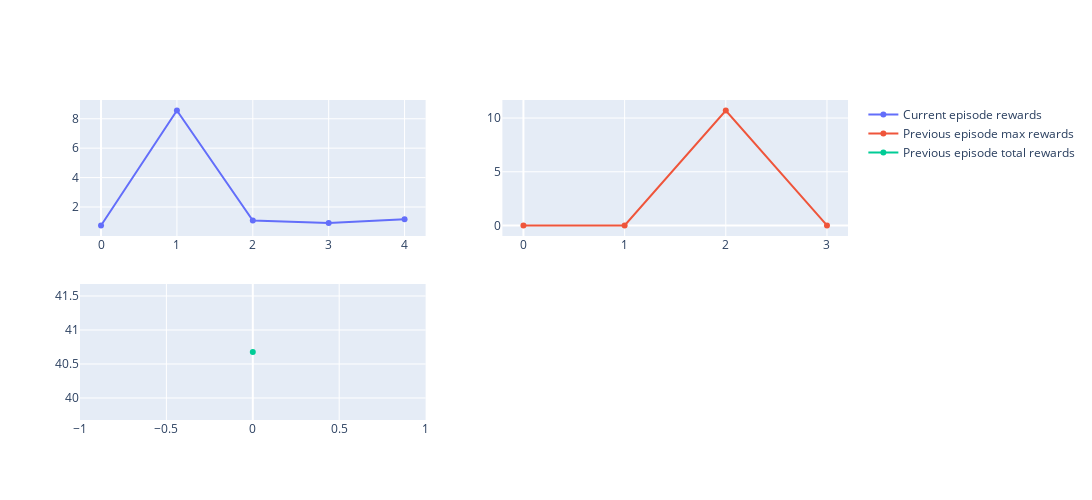
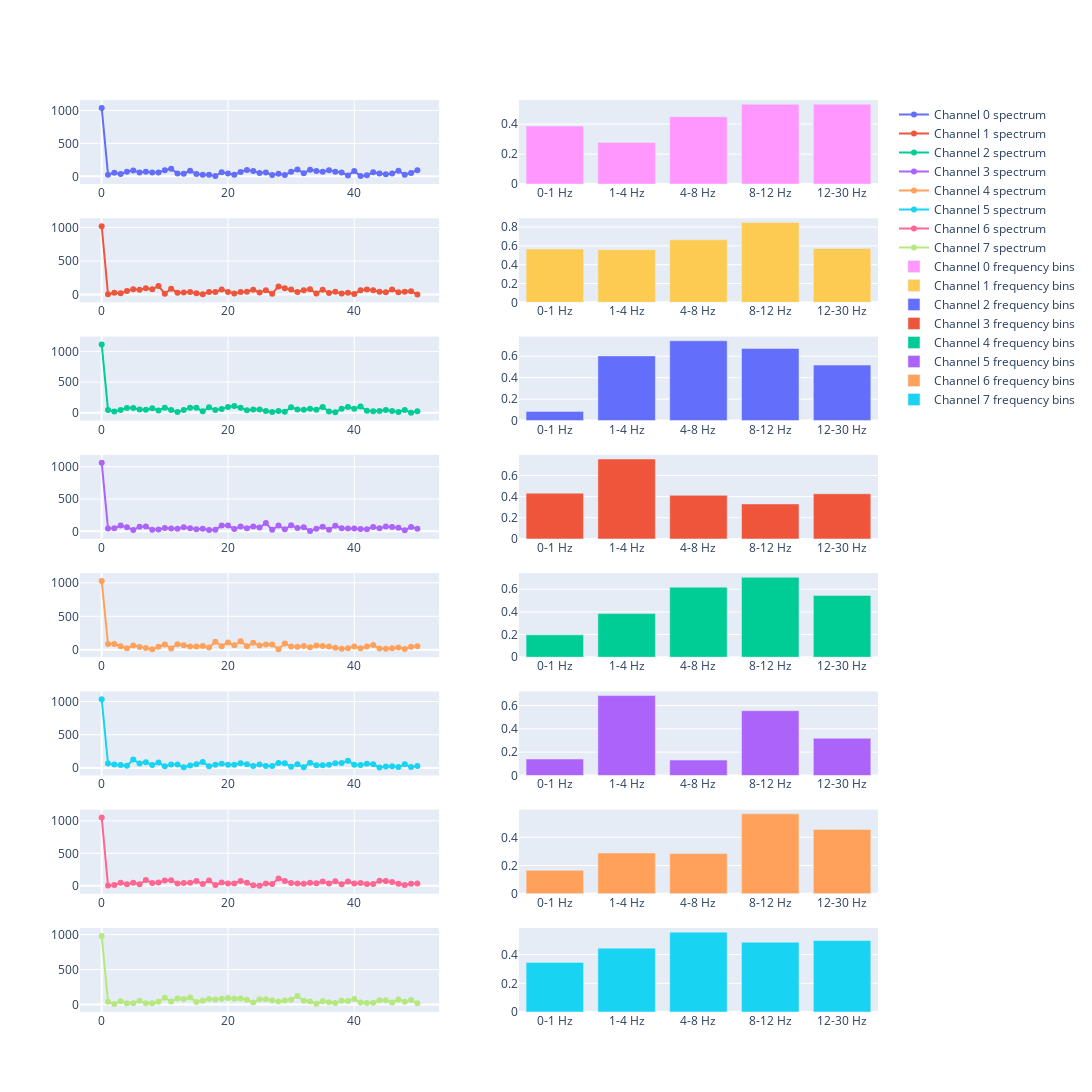

Here is the notebook cell these charts were saved with, in order:
### Code cell
trainer.train(num_episodes=2)

### Figure 1 — Plotly figure (JSON) as saved in the notebook; plotly's stock layout.template omitted (floating-point values rounded to 4 significant figures)
{"data": [{"mode": "lines+markers", "name": "Current episode rewards", "type": "scatter", "x": [0, 1, 2, 3, 4], "xaxis": "x", "y": [0.7441, 8.559, 1.082, 0.9118, 1.16], "yaxis": "y"}, {"mode": "lines+markers", "name": "Previous episode max rewards", "type": "scatter", "x": [0, 1, 2, 3], "xaxis": "x2", "y": [0, 0, 10.7, 0], "yaxis": "y2"}, {"mode": "lines+markers", "name": "Previous episode total rewards", "type": "scatter", "x": [0], "xaxis": "x3", "y": [40.68], "yaxis": "y3"}], "layout": {"height": 500, "width": 2000, "xaxis": {"anchor": "y", "domain": [0, 0.45]}, "xaxis2": {"anchor": "y2", "domain": [0.55, 1]}, "xaxis3": {"anchor": "y3", "domain": [0, 0.45]}, "xaxis4": {"anchor": "y4", "domain": [0.55, 1]}, "yaxis": {"anchor": "x", "domain": [0.575, 1]}, "yaxis2": {"anchor": "x2", "domain": [0.575, 1]}, "yaxis3": {"anchor": "x3", "domain": [0, 0.425]}, "yaxis4": {"anchor": "x4", "domain": [0, 0.425]}}}

### Figure 2 — Plotly figure (JSON) as saved in the notebook; plotly's stock layout.template omitted (floating-point values rounded to 4 significant figures)
{"data": [{"mode": "lines+markers", "name": "Channel 0 spectrum", "type": "scatter", "x": [0, 1, 2, 3, 4, 5, 6, 7, 8, 9, 10, 11, 12, 13, 14, 15, 16, 17, 18, 19, 20, 21, 22, 23, 24, 25, 26, 27, 28, 29, 30, 31, 32, 33, 34, 35, 36, 37, 38, 39, 40, 41, 42, 43, 44, 45, 46, 47, 48, 49, 50], "xaxis": "x", "y": [1039.0, 25.09, 52.83, 36.45, 68.79, 87.46, 58.56, 68.17, 56.77, 57.21, 93.31, 115.9, 43.61, 39.16, 84.65, 35.2, 24.92, 24.26, 4.496, 62.27, 41.62, 25.36, 64.82, 95.08, 78.93, 49.66, 58.39, 21.03, 37.61, 20.04, 68.16, 103.9, 46.85, 101.2, 81.47, 67.96, 90.37, 68.75, 57.05, 13.5, 79.28, 2.786, 16.16, 59.89, 43.23, 29.42, 41.91, 84.94, 22.55, 51.4, 91.2], "yaxis": "y"}, {"mode": "lines+markers", "name": "Channel 1 spectrum", "type": "scatter", "x": [0, 1, 2, 3, 4, 5, 6, 7, 8, 9, 10, 11, 12, 13, 14, 15, 16, 17, 18, 19, 20, 21, 22, 23, 24, 25, 26, 27, 28, 29, 30, 31, 32, 33, 34, 35, 36, 37, 38, 39, 40, 41, 42, 43, 44, 45, 46, 47, 48, 49, 50], "xaxis": "x3", "y": [1020.0, 4.716, 26.95, 19.32, 54.83, 81.39, 72.63, 94.9, 79.54, 127.2, 13.41, 86.77, 29.31, 32.22, 40.58, 20.68, 7.413, 39.78, 38.54, 76.0, 40.59, 16.32, 37.56, 44.42, 73.65, 30.0, 64.19, 13.48, 122.8, 96.62, 74.81, 38.03, 66.66, 80.0, 18.54, 74.3, 23.18, 42.78, 17.27, 26.95, 9.254, 65.23, 75.65, 66.58, 43.23, 34.5, 74.88, 36.51, 41.81, 48.5, 3.32], "yaxis": "y3"}, {"mode": "lines+markers", "name": "Channel 2 spectrum", "type": "scatter", "x": [0, 1, 2, 3, 4, 5, 6, 7, 8, 9, 10, 11, 12, 13, 14, 15, 16, 17, 18, 19, 20, 21, 22, 23, 24, 25, 26, 27, 28, 29, 30, 31, 32, 33, 34, 35, 36, 37, 38, 39, 40, 41, 42, 43, 44, 45, 46, 47, 48, 49, 50], "xaxis": "x5", "y": [1115.0, 47.28, 22.47, 45.43, 79.14, 79.05, 52.32, 48.14, 75.34, 38.72, 84.31, 46.71, 11.51, 43.97, 84.58, 81.72, 25.38, 90.77, 47.4, 63.09, 93.37, 109.8, 80.8, 42.59, 53.6, 52.45, 30.6, 12.08, 31.14, 16.61, 90.75, 54.24, 48.13, 64.67, 51.95, 93.03, 20.57, 9.193, 64.67, 96.6, 65.29, 104.6, 32.96, 27.1, 28.49, 45.65, 31.31, 13.6, 44.04, 2.382, 24.16], "yaxis": "y5"}, {"mode": "lines+markers", "name": "Channel 3 spectrum", "type": "scatter", "x": [0, 1, 2, 3, 4, 5, 6, 7, 8, 9, 10, 11, 12, 13, 14, 15, 16, 17, 18, 19, 20, 21, 22, 23, 24, 25, 26, 27, 28, 29, 30, 31, 32, 33, 34, 35, 36, 37, 38, 39, 40, 41, 42, 43, 44, 45, 46, 47, 48, 49, 50], "xaxis": "x7", "y": [1061, 44.19, 47.77, 90.93, 64.91, 22.79, 72.75, 76.09, 23.62, 27.28, 53.05, 42.85, 42.28, 64.14, 49.16, 34.61, 40.57, 21.12, 24.94, 89.19, 88.92, 37.46, 73.95, 49.2, 76.95, 58.2, 129.4, 23.55, 89.71, 31.43, 93.08, 51.94, 63.17, 6.511, 40.34, 71.41, 25.43, 88.26, 47.54, 44.91, 43.02, 34.81, 32.61, 68.67, 46.52, 74.19, 65.78, 54.16, 17.78, 66.88, 41.44], "yaxis": "y7"}, {"mode": "lines+markers", "name": "Channel 4 spectrum", "type": "scatter", "x": [0, 1, 2, 3, 4, 5, 6, 7, 8, 9, 10, 11, 12, 13, 14, 15, 16, 17, 18, 19, 20, 21, 22, 23, 24, 25, 26, 27, 28, 29, 30, 31, 32, 33, 34, 35, 36, 37, 38, 39, 40, 41, 42, 43, 44, 45, 46, 47, 48, 49, 50], "xaxis": "x9", "y": [1026.0, 85.29, 85.94, 51.23, 21.73, 65.0, 41.01, 24.75, 8.753, 46.66, 80.62, 20.91, 84.19, 68.48, 49.66, 50.45, 56.34, 32.59, 118.5, 54.49, 109.9, 67.74, 128.2, 54.13, 104.7, 63.02, 77.77, 78.76, 8.291, 93.55, 47.33, 46.57, 57.01, 39.14, 65.49, 57.66, 48.7, 31.06, 14.32, 22.07, 48.26, 21.48, 47.55, 70.21, 19.81, 15.34, 22.67, 34.12, 12.24, 44.65, 52.58], "yaxis": "y9"}, {"mode": "lines+markers", "name": "Channel 5 spectrum", "type": "scatter", "x": [0, 1, 2, 3, 4, 5, 6, 7, 8, 9, 10, 11, 12, 13, 14, 15, 16, 17, 18, 19, 20, 21, 22, 23, 24, 25, 26, 27, 28, 29, 30, 31, 32, 33, 34, 35, 36, 37, 38, 39, 40, 41, 42, 43, 44, 45, 46, 47, 48, 49, 50], "xaxis": "x11", "y": [1033.0, 64.47, 50.91, 42.18, 31.06, 124.9, 66.0, 86.97, 44.82, 80.2, 23.59, 50.85, 51.86, 9.518, 38.1, 56.28, 88.16, 25.87, 47.21, 62.52, 48.53, 46.25, 69.41, 55.61, 28.38, 52.54, 30.15, 28.37, 72.74, 71.54, 18.18, 54.78, 11.22, 78.4, 41.51, 40.86, 48.43, 70.55, 74.93, 106.1, 47.88, 42.59, 63.76, 54.59, 6.096, 22.76, 23.93, 12.53, 53.18, 14.45, 28.24], "yaxis": "y11"}, {"mode": "lines+markers", "name": "Channel 6 spectrum", "type": "scatter", "x": [0, 1, 2, 3, 4, 5, 6, 7, 8, 9, 10, 11, 12, 13, 14, 15, 16, 17, 18, 19, 20, 21, 22, 23, 24, 25, 26, 27, 28, 29, 30, 31, 32, 33, 34, 35, 36, 37, 38, 39, 40, 41, 42, 43, 44, 45, 46, 47, 48, 49, 50], "xaxis": "x13", "y": [1050.0, 3.597, 12.25, 45.47, 23.53, 46.59, 23.28, 91.15, 41.8, 52.54, 81.48, 86.37, 35.4, 43.25, 48.45, 73.69, 26.53, 81.79, 12.0, 49.92, 34.71, 37.49, 75.67, 48.1, 10.3, 0.7272, 35.0, 29.37, 112.7, 75.21, 44.54, 37.33, 30.02, 47.33, 39.19, 64.55, 37.54, 68.51, 24.31, 67.39, 34.41, 43.55, 27.08, 27.58, 78.72, 75.81, 58.86, 33.34, 12.36, 31.59, 37.12], "yaxis": "y13"}, {"mode": "lines+markers", "name": "Channel 7 spectrum", "type": "scatter", "x": [0, 1, 2, 3, 4, 5, 6, 7, 8, 9, 10, 11, 12, 13, 14, 15, 16, 17, 18, 19, 20, 21, 22, 23, 24, 25, 26, 27, 28, 29, 30, 31, 32, 33, 34, 35, 36, 37, 38, 39, 40, 41, 42, 43, 44, 45, 46, 47, 48, 49, 50], "xaxis": "x15", "y": [981.8, 37.9, 6.441, 48.18, 17.72, 19.23, 54.61, 16.98, 17.03, 39.62, 96.62, 42.62, 85.97, 78.22, 99.0, 36.75, 55.16, 79.22, 73.21, 81.19, 91.89, 83.24, 84.3, 68.95, 28.55, 73.43, 76.92, 58.45, 42.14, 57.83, 68.59, 121.8, 53.02, 42.67, 10.88, 46.62, 31.91, 22.78, 55.02, 51.25, 79.5, 28.37, 19.99, 25.77, 59.5, 61.0, 28.48, 72.11, 38.75, 64.85, 17.82], "yaxis": "y15"}, {"name": "Channel 0 frequency bins", "type": "bar", "x": ["0-1 Hz", "1-4 Hz", "4-8 Hz", "8-12 Hz", "12-30 Hz"], "xaxis": "x2", "y": [0.3871, 0.2781, 0.4496, 0.5323, 0.5331], "yaxis": "y2"}, {"name": "Channel 1 frequency bins", "type": "bar", "x": ["0-1 Hz", "1-4 Hz", "4-8 Hz", "8-12 Hz", "12-30 Hz"], "xaxis": "x4", "y": [0.5665, 0.56, 0.6636, 0.8483, 0.5732], "yaxis": "y4"}, {"name": "Channel 2 frequency bins", "type": "bar", "x": ["0-1 Hz", "1-4 Hz", "4-8 Hz", "8-12 Hz", "12-30 Hz"], "xaxis": "x6", "y": [0.08608, 0.6035, 0.7448, 0.6732, 0.5179], "yaxis": "y6"}, {"name": "Channel 3 frequency bins", "type": "bar", "x": ["0-1 Hz", "1-4 Hz", "4-8 Hz", "8-12 Hz", "12-30 Hz"], "xaxis": "x8", "y": [0.4329, 0.7559, 0.412, 0.3306, 0.4269], "yaxis": "y8"}, {"name": "Channel 4 frequency bins", "type": "bar", "x": ["0-1 Hz", "1-4 Hz", "4-8 Hz", "8-12 Hz", "12-30 Hz"], "xaxis": "x10", "y": [0.1972, 0.3849, 0.6181, 0.7054, 0.5451], "yaxis": "y10"}, {"name": "Channel 5 frequency bins", "type": "bar", "x": ["0-1 Hz", "1-4 Hz", "4-8 Hz", "8-12 Hz", "12-30 Hz"], "xaxis": "x12", "y": [0.1408, 0.6852, 0.1318, 0.5555, 0.3192], "yaxis": "y12"}, {"name": "Channel 6 frequency bins", "type": "bar", "x": ["0-1 Hz", "1-4 Hz", "4-8 Hz", "8-12 Hz", "12-30 Hz"], "xaxis": "x14", "y": [0.166, 0.289, 0.2846, 0.5665, 0.4557], "yaxis": "y14"}, {"name": "Channel 7 frequency bins", "type": "bar", "x": ["0-1 Hz", "1-4 Hz", "4-8 Hz", "8-12 Hz", "12-30 Hz"], "xaxis": "x16", "y": [0.3456, 0.4451, 0.5567, 0.4863, 0.4983], "yaxis": "y16"}], "layout": {"height": 1500, "width": 2000, "xaxis": {"anchor": "y", "domain": [0, 0.45]}, "xaxis10": {"anchor": "y10", "domain": [0.55, 1]}, "xaxis11": {"anchor": "y11", "domain": [0, 0.45]}, "xaxis12": {"anchor": "y12", "domain": [0.55, 1]}, "xaxis13": {"anchor": "y13", "domain": [0, 0.45]}, "xaxis14": {"anchor": "y14", "domain": [0.55, 1]}, "xaxis15": {"anchor": "y15", "domain": [0, 0.45]}, "xaxis16": {"anchor": "y16", "domain": [0.55, 1]}, "xaxis2": {"anchor": "y2", "domain": [0.55, 1]}, "xaxis3": {"anchor": "y3", "domain": [0, 0.45]}, "xaxis4": {"anchor": "y4", "domain": [0.55, 1]}, "xaxis5": {"anchor": "y5", "domain": [0, 0.45]}, "xaxis6": {"anchor": "y6", "domain": [0.55, 1]}, "xaxis7": {"anchor": "y7", "domain": [0, 0.45]}, "xaxis8": {"anchor": "y8", "domain": [0.55, 1]}, "xaxis9": {"anchor": "y9", "domain": [0, 0.45]}, "yaxis": {"anchor": "x", "domain": [0.9078, 1.0]}, "yaxis10": {"anchor": "x10", "domain": [0.3891, 0.4813]}, "yaxis11": {"anchor": "x11", "domain": [0.2594, 0.3516]}, "yaxis12": {"anchor": "x12", "domain": [0.2594, 0.3516]}, "yaxis13": {"anchor": "x13", "domain": [0.1297, 0.2219]}, "yaxis14": {"anchor": "x14", "domain": [0.1297, 0.2219]}, "yaxis15": {"anchor": "x15", "domain": [0, 0.09219]}, "yaxis16": {"anchor": "x16", "domain": [0, 0.09219]}, "yaxis2": {"anchor": "x2", "domain": [0.9078, 1.0]}, "yaxis3": {"anchor": "x3", "domain": [0.7781, 0.8703]}, "yaxis4": {"anchor": "x4", "domain": [0.7781, 0.8703]}, "yaxis5": {"anchor": "x5", "domain": [0.6484, 0.7406]}, "yaxis6": {"anchor": "x6", "domain": [0.6484, 0.7406]}, "yaxis7": {"anchor": "x7", "domain": [0.5188, 0.6109]}, "yaxis8": {"anchor": "x8", "domain": [0.5188, 0.6109]}, "yaxis9": {"anchor": "x9", "domain": [0.3891, 0.4813]}}}
